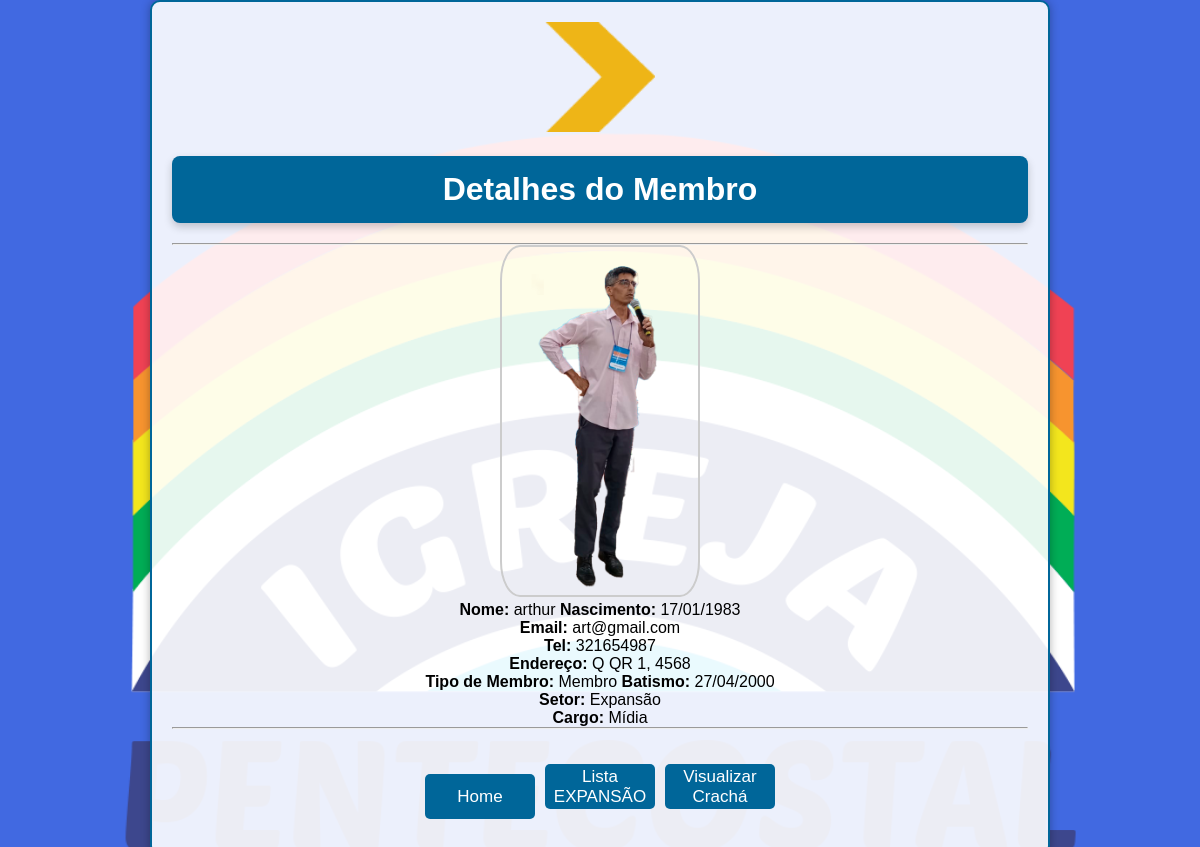
Screenshot of /visualizar_membro_expansao.php?id=18 (signed in) with the database file from the repository.
### tables this page shows
CREATE TABLE `membros` (
  `id` int(11) NOT NULL,
  `nome` varchar(255) DEFAULT NULL,
  `email` varchar(255) DEFAULT NULL,
  `foto_path` varchar(255) NOT NULL,
  `tel` varchar(20) NOT NULL,
  `ender` varchar(255) NOT NULL,
  `nascimento` varchar(255) DEFAULT NULL,
  `tipo_membro` varchar(255) NOT NULL,
  `batismo` varchar(255) NOT NULL,
  `cargo` varchar(255) NOT NULL,
  `setor` varchar(255) NOT NULL
);

### visualizar_membro_expansao.php (the view, shortened to what this page needs)
<!DOCTYPE html>
<html lang="pt-br">
<head>
    <link rel="stylesheet" href="style.css">
</head>
<body>
    <div class="form">
        <img src="./img/expansao.png" width="110" height="110">
        <h1>Detalhes do Membro</h1>
        <hr>
        <?php
        $servername = "localhost";
        $username = "root";
        $password = "";
        $dbname = "cadastro_de_membros";
        $conn = new mysqli($servername, $username, $password, $dbname);
         $id = (int)$_GET['id'];
        $sql = "SELECT id, nome, nascimento, email, tipo_membro, foto_path, tel, ender, batismo, setor, cargo FROM membros WHERE id = ?";
        $stmt = $conn->prepare($sql);
        $stmt->bind_param("i", $id);
        $stmt->execute();
        $result = $stmt->get_result();
        if ($result->num_rows === 1) {
            $row = $result->fetch_assoc();
            echo "<p><img src='" . htmlspecialchars($row["foto_path"]) . "' alt='" . htmlspecialchars($row["nome"]) . "' width='200'></p>";
            echo "<p><strong>Nome:</strong> " . htmlspecialchars($row["nome"]) . " <strong>Nascimento:</strong> " . htmlspecialchars($row["nascimento"]) . "</p>";
            echo "<p><strong>Email:</strong> " . htmlspecialchars($row["email"]) . "</p>";
            echo "<p><strong>Tel:</strong> " . htmlspecialchars($row["tel"]) . "</p>";
            echo "<p><strong>Endereço:</strong> " . htmlspecialchars($row["ender"]) . "</p>";
            echo "<p><strong>Tipo de Membro:</strong> " . htmlspecialchars($row["tipo_membro"]) . " <strong>Batismo:</strong> " . htmlspecialchars($row["batismo"]) . "</p>";
            echo "<p><strong>Setor:</strong> " . htmlspecialchars($row["setor"]) . "</p>";
            echo "<p><strong>Cargo:</strong> " . htmlspecialchars($row["cargo"]) . "</p>";
            echo "<hr>";
            echo "<div style='margin-top: 20px;'>";
            echo "<form method='get' action='home.php' style='display:inline-block;'>";
            echo "<button type='submit'>Home</button>";
            echo "</form>";
            echo "<form method='get' action='lista_expansao.php' style='display:inline-block;'>";
            echo "<button type='submit'>Lista EXPANSÃO</button>";
            echo "</form>";
            echo "<form method='get' action='cracha.php' style='display:inline-block;'>";
            echo "<button type='submit'>Visualizar Crachá</button>";
            echo "</form>";
            echo "</div>";
        } else {
            echo "<p>Membro não encontrado.</p>";
        }
        ?>
    </div>
</body>
</html>

### style.css (style rules this page uses)
* { margin: 0; padding: 0; box-sizing: border-box; font-family: sans-serif; }
body { background-color: royalblue; background-image: url("../img/logo.png"); background-repeat: no-repeat; background-attachment: fixed; background-size: cover; width: 100%; min-height: 100vh; display: flex; align-items: center; flex-direction: column; }
.form { background: rgba(255, 255, 255, 0.9); width: 100%; max-width: 900px; padding: 20px; text-align: center; border: 2px solid #069; border-radius: 10px; box-shadow: 0 0 10px rgba(0, 0, 0, 0.3); margin-bottom: 20px; }
h1 { background: #069; color: #fff; padding: 15px; margin-bottom: 20px; border-radius: 8px; box-shadow: 0 4px 8px rgba(0, 0, 0, 0.2); width: 100%; max-width: 900px; text-align: center; margin-top: 20px; }
input[type="submit"], input[type="button"], button { cursor: pointer; border-radius: 5px; border: none; width: 110px; height: 45px; margin: 15px 5px; background: #069; color: #fff; font-size: 17px; transition: background 0.3s ease; }
p img { border-radius: 10%; object-fit: cover; border: 2px solid #ccc; }

### rows the page displays
membros: foto_path (picture), nome "arthur", nascimento "17/01/1983", email "art@gmail.com", tel "321654987", ender "Q QR 1, 4568", tipo_membro "Membro", batismo "27/04/2000", setor "Expansão", cargo "Mídia"
